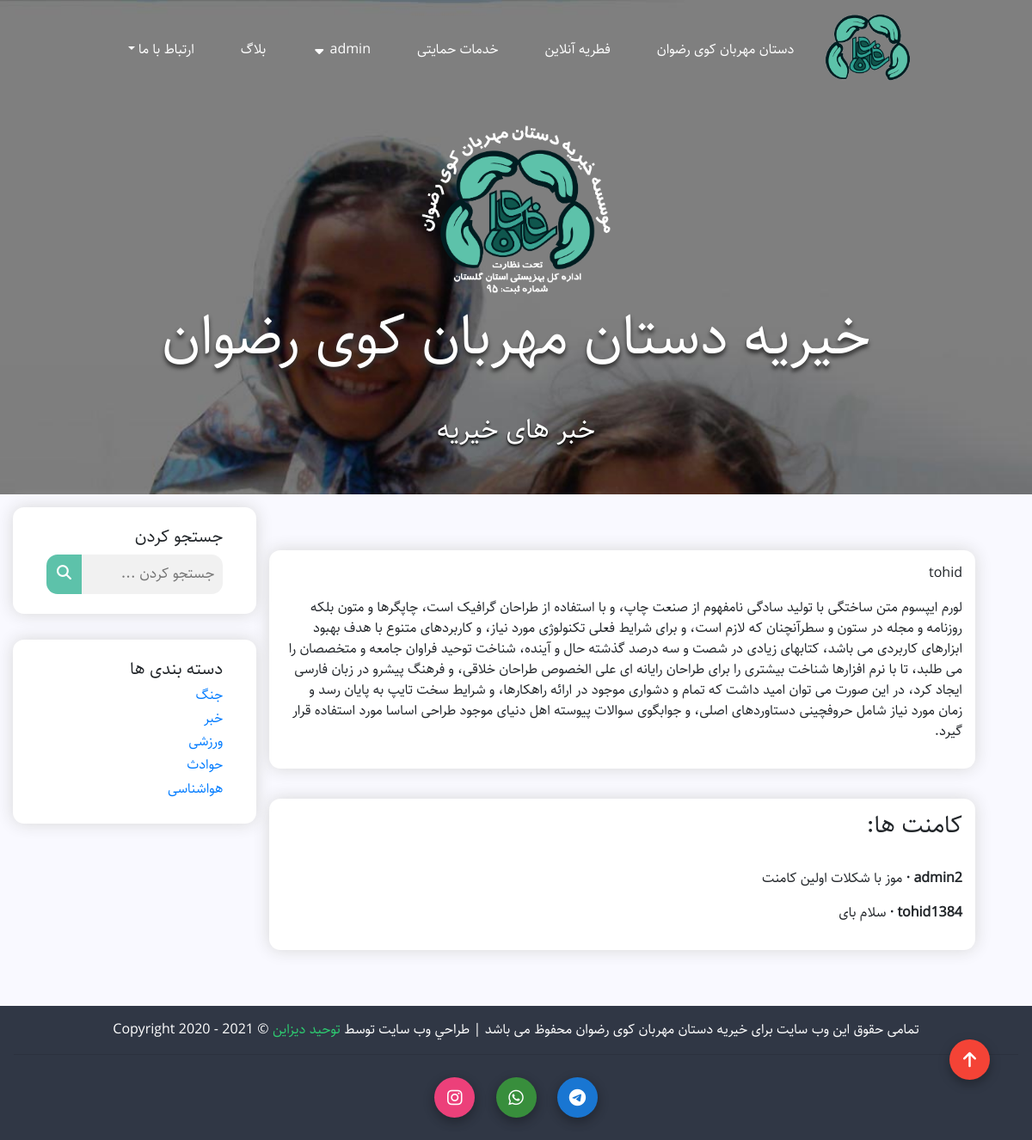
Page /news-category/2/ (signed in) on the committed database.
### charity/models.py (models this page shows, shortened)
class Post(models.Model):
    STATUS_CHOICES = (
        ('draft', 'غیر فعال'),
        ('published', 'فعال'),
    )
    title = models.CharField(max_length=100, verbose_name='تیتر')
    user = models.ForeignKey('auth.User', on_delete=models.SET_NULL, null=True, blank=True, verbose_name='نویسنده')
    body = RichTextField(verbose_name='متن')
    image = models.ImageField(upload_to="image/", verbose_name='انتخاب عکس')
    time = models.DateTimeField(verbose_name='زمان')
    daste = models.ManyToManyField(Tag, verbose_name="دسته بندی", related_name='articles')
    status = models.CharField(max_length=10, choices=STATUS_CHOICES, default='published', verbose_name='وضعیت')
    class Meta:
        verbose_name = 'مقالات'
        verbose_name_plural = 'مقالات'
    def image_tag(self):
        return format_html("<img width=50 style='border-radius:5px;' src='{}'>".format(self.image.url))
    image_tag.short_description = 'عکس'

class Comment(models.Model): # new
    article = models.ForeignKey(Post, on_delete=models.CASCADE, related_name='comments')
    comment = models.CharField(max_length=140)
    author = models.ForeignKey(get_user_model(), on_delete=models.CASCADE,)
    def __str__(self):
        return self.comment

class Tag(models.Model):
    name = models.CharField(max_length=100, null=True, verbose_name='دسته بندی')
    slug = models.SlugField(max_length=100, unique=True, verbose_name='آدرس دسته بندی')
    status = models.BooleanField(default=True, verbose_name='آیا نمایش داده شود؟')
    positions = models.IntegerField(default=True, verbose_name='پوزیشن')
    class Meta:
        verbose_name = 'دسته بندی'
        verbose_name_plural = 'دسته بندی'
    def get_absolute_url(self):
        return reverse("category", args=[str(self.slug)])

### charity/views.py (the view)
# urls.py: path('news-category/<int:pk>/', views.NewsDetailView.as_view(), name='detail-news'),
class NewsDetailView(DetailView):
    model = Post
    template_name = 'main/category.html'
    context_object_name = 'category_post'
    def get_context_data(self, *args, **kwargs):
        context = super().get_context_data(**kwargs)
        context['category'] = Tag.objects.filter(status=True)
        return context

### templates/main/category.html (shortened to what this page needs)
{% extends 'base.html' %}
{% load static %}
{% block content %}
    <main>
        <div class="box-body">
            <div class="txt-name">
                <img src="{% static 'img/img-logo.png' %}" alt="">
                <p>خیریه دستان مهربان کوی رضوان</p>
            </div>
            <br>
            <div class="txt-ash">
                <h2>خبر های خیریه</h2>
            </div>
            <br>
            <br>
        </div>
    </div>
    <div class='main-news'>
        <div class='to-main-news1'>
                <div class="comment-post">
                    <p>{{category_post.title}}</p>
                    <p>{{category_post.body|safe}}</p>
                </div>
                <div class="comment-post">
                <h3>کامنت ها:</h3><br>
                    {% for comment in category_post.comments.all %}
                        <p>
                        <span class="font-weight-bold">
                        {{ comment.author }} &middot;
                        </span>
                        {{ comment }}
                        </p>
                    {% endfor %}
                </div>
        </div>
        <div class='to-main-news2'>
            <div class='search-box'>
                <h5>جستجو کردن</h5>
                <form class="example" method='GET' action="{% url 'search' %}" style="max-width:300px">
                <input type="text" placeholder="جستجو کردن ..." name="q">
                <button type="submit"><i class="fa fa-search"></i></button>
                </form>
            </div>
            <div class='search-box'>
                <h5> دسته بندی ها</h5>
                {% for cate in category %}
                <h6><a href="{{cate.get_absolute_url}}">{{cate.name}}</a></h6>
                {% endfor %}
            </div>
        </div>
    </div>
{% endblock content %}

### static/css/style2.css (style rules this page uses)
* { padding: 0; margin: 0; font-family: Sahel, serif; }
.main-news { width: 100%; height: auto; background-color: #F9F9FF; position: relative; padding: 15px; display: inline-flex; direction: rtl; text-align: right; }
.to-main-news1 { width: 75%; padding: 15px; height: auto; margin: 0 18px; }
.to-main-news2 { width: 25%; height: auto; }
.search-box { background-color: white; box-shadow: 0 0 19px #d7d7d7; border-radius: 13px; height: auto; padding: 23px 39px; margin-bottom: 30px; }
.search-box h6 { color: #626262; }
form.example input[type=text] { padding: 10px; font-size: 17px; border: none; float: right; width: 80%; border-radius: 0 13px 13px 0; background: #f1f1f1; }
form.example button { float: right; width: 20%; padding: 10px; background: #5dc2aa; color: white; font-size: 17px; border:none; border-radius: 13px 0 0 13px; cursor: pointer; }
form.example::after { content: ""; clear: both; display: table; }
.box-body div.txt-name { text-align: center; font-size: 66px; margin: auto; margin-top: 36px; color: white; text-shadow: 0 4px 5px #2e2e2e; }
.box-body div.txt-ash { text-align: center; color: white; font-size: 19px; text-shadow: 0 2px 3px black; }
.txt-name img { width: 220px; }
.comment-post { width: 100%; padding: 15px; height: auto; box-shadow: 0 0 19px #d7d7d7; margin: 35px 18px; border-radius: 13px; background-color: white; }

### rows in the picture
Post: title "tohid", body "لورم ایپسوم متن ساختگی با تولید سادگی نامفهوم از صنعت چاپ، و با استفاده از طراحان گرافیک است، چاپگرها و متون بلکه روزنامه و مجله در ستون و سطرآنچنان که لازم است، و برای شرایط فعلی تکنولوژی مورد نیاز، و کاربردهای متنوع با هدف بهبود ابزارهای کاربردی می باشد، کتابهای زیادی در شصت و سه درصد گذشته حال و آینده، شناخت توحید فراوان جامعه و متخصصان را می طلبد، تا با نرم افزارها شناخت بیشتری را برای طراحان رایانه ای علی الخصوص طراحان خلاقی، و فرهنگ پیشرو در زبان فارسی ایجاد کرد، در این صورت می توان امید داشت که تمام و دشواری موجود در ارائه راهکارها، و شرایط سخت تایپ به پایان رسد و زمان مورد نیاز شامل حروفچینی دستاوردهای اصلی، و جوابگوی سوالات پیوسته اهل دنیای موجود طراحی اساسا مورد استفاده قرار گیرد."
Comment: comment "موز با شکلات اولین کامنت"
Comment: author "tohid1384", comment "سلام بای"
Tag: name "جنگ"
Tag: name "خبر"
Tag: name "ورزشی"
Tag: name "حوادث"
Tag: name "هواشناسی"
